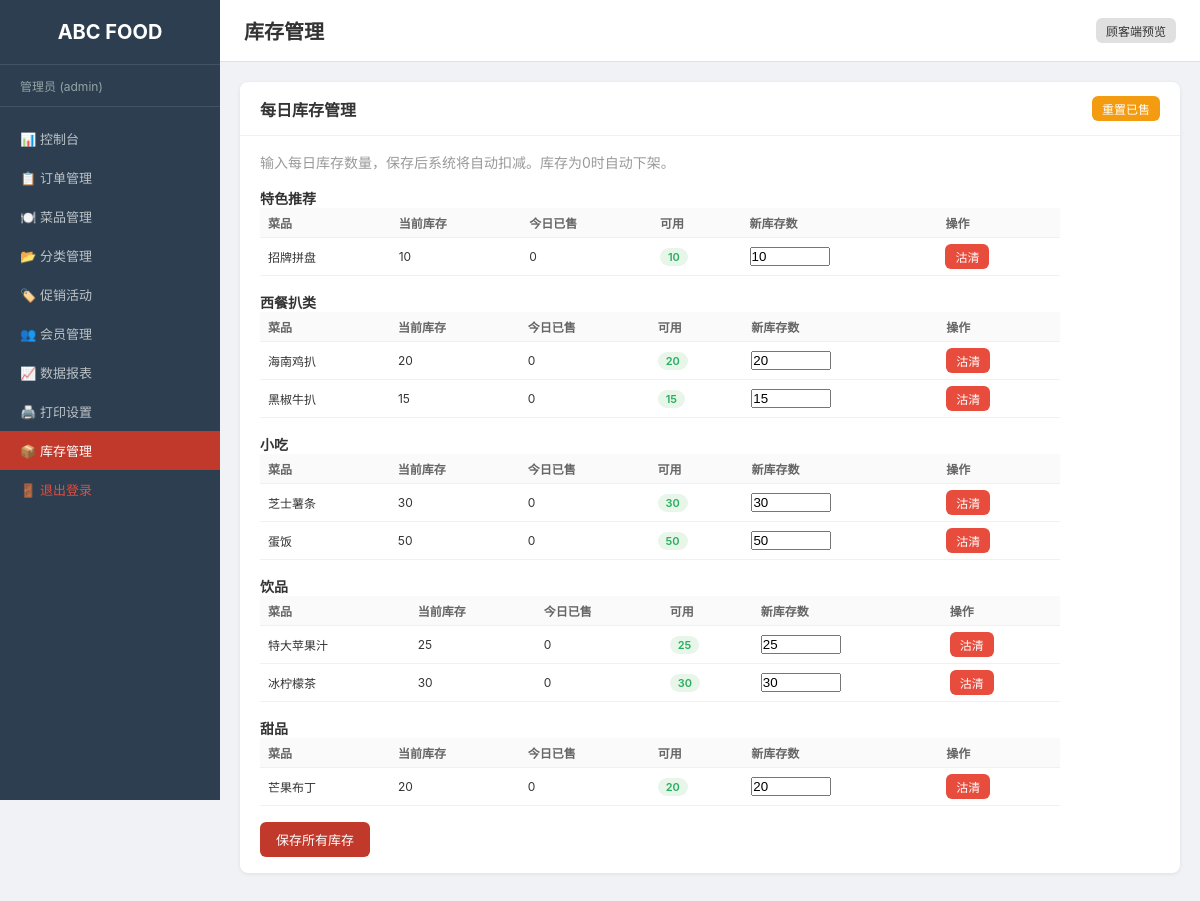
/admin/stock.php (signed in), run on the app's committed database.
### tables this page shows
CREATE TABLE IF NOT EXISTS dishes (
    id INT AUTO_INCREMENT PRIMARY KEY,
    store_id INT NOT NULL DEFAULT 1,
    category_id INT NOT NULL,
    name_zh VARCHAR(100) NOT NULL COMMENT '菜品名(华)',
    name_en VARCHAR(100) NOT NULL COMMENT '菜品名(英)',
    name_ms VARCHAR(100) NOT NULL COMMENT '菜品名(马来)',
    description_zh VARCHAR(500) DEFAULT NULL,
    description_en VARCHAR(500) DEFAULT NULL,
    description_ms VARCHAR(500) DEFAULT NULL,
    price DECIMAL(10,2) NOT NULL COMMENT '售价(RM)',
    image_url VARCHAR(255) DEFAULT NULL COMMENT '图片URL',
    spicy_level TINYINT DEFAULT 0 COMMENT '辣度0-5',
    is_hot TINYINT(1) DEFAULT 0 COMMENT '热门推荐',
    stock_daily INT DEFAULT 0 COMMENT '每日库存(管理员早晨输入)',
    stock_used_today INT DEFAULT 0 COMMENT '今日已售数量',
    stock_updated_date DATE DEFAULT NULL COMMENT '最后更新库存日期',
    is_available TINYINT(1) DEFAULT 1 COMMENT '上架状态',
    sort_order INT DEFAULT 0,
    created_at DATETIME DEFAULT CURRENT_TIMESTAMP,
    updated_at DATETIME DEFAULT CURRENT_TIMESTAMP ON UPDATE CURRENT_TIMESTAMP,
    FOREIGN KEY (store_id) REFERENCES stores(id),
    FOREIGN KEY (category_id) REFERENCES categories(id)
);

### includes/functions.php (called while the page is built, shortened)
<?php
function h(?string $str): string {
    return htmlspecialchars($str ?? '', ENT_QUOTES, 'UTF-8');
}

### admin/stock.php (the view, shortened to what this page needs)
<?php
require_once __DIR__ . '/../includes/admin_header.php';
$db = getDB();
$stmt = $db->prepare("SELECT d.*, c.name_zh as cat_name FROM dishes d LEFT JOIN categories c ON d.category_id = c.id WHERE d.store_id = 1 ORDER BY c.sort_order, d.sort_order");
$stmt->execute();
$dishes = $stmt->fetchAll();
$grouped = [];
foreach ($dishes as $d) {
    $cat = $d['cat_name'] ?? '未分类';
    $grouped[$cat][] = $d;
}
?>
<div class="card">
    <div class="card-header">
        <h3>每日库存管理</h3>
        <div class="header-actions">
            <a href="?reset_today=1" class="btn-warning btn-sm" onclick="return confirm('重置所有菜品今日已售数量?')">重置已售</a>
        </div>
    </div>
    <div class="card-body">
        <p class="text-muted">输入每日库存数量，保存后系统将自动扣减。库存为0时自动下架。</p>
        <form method="post" class="form">
            <?php foreach ($grouped as $catName => $items): ?>
                <h4 class="mt-2"><?= h($catName) ?></h4>
                <table class="table table-sm">
                    <thead><tr><th>菜品</th><th>当前库存</th><th>今日已售</th><th>可用</th><th>新库存数</th><th>操作</th></tr></thead>
                    <tbody>
                    <?php foreach ($items as $d): ?>
                        <?php $available = $d['stock_daily'] - $d['stock_used_today']; ?>
                        <tr>
                            <td><?= h($d['name_zh']) ?></td>
                            <td><?= $d['stock_daily'] ?></td>
                            <td><?= $d['stock_used_today'] ?></td>
                            <td>
                                <span class="badge badge-<?= $available > 0 ? 'success' : 'danger' ?>">
                                    <?= max(0, $available) ?>
                                </span>
                            </td>
                            <td><input type="number" name="stock[<?= $d['id'] ?>]" value="<?= $d['stock_daily'] ?>" style="width:80px" min="0"></td>
                            <td>
                                <?php if ($d['is_available']): ?>
                                    <a href="?sellout=<?= $d['id'] ?>" class="btn-sm btn-danger" onclick="return confirm('确认沽清?')">沽清</a>
                                <?php else: ?>
                                    <span class="text-danger">已下架</span>
                                <?php endif; ?>
                            </td>
                        </tr>
                    <?php endforeach; ?>
                    </tbody>
                </table>
            <?php endforeach; ?>
            <button type="submit" name="batch_update" class="btn-primary mt-2">保存所有库存</button>
        </form>
    </div>
</div>
<?php require_once __DIR__ . '/../includes/admin_footer.php'; ?>

### assets/css/admin.css (style rules this page uses)
* { margin: 0; padding: 0; box-sizing: border-box; }
body { font-family: -apple-system, BlinkMacSystemFont, 'Segoe UI', 'PingFang SC', 'Microsoft YaHei', sans-serif; background: #f0f2f5; color: #333; font-size: 14px; }
.header-actions { display: flex; gap: 8px; }
.card { background: #fff; border-radius: 8px; box-shadow: 0 1px 4px rgba(0,0,0,0.08); margin-bottom: 16px; }
.card-header { padding: 14px 20px; border-bottom: 1px solid #f0f0f0; display: flex; justify-content: space-between; align-items: center; }
.card-header h3 { font-size: 16px; }
.card-body { padding: 16px 20px; }
.table { width: 100%; border-collapse: collapse; }
.table th, .table td { padding: 8px 12px; text-align: left; border-bottom: 1px solid #f0f0f0; font-size: 13px; }
.table th { background: #fafafa; font-weight: 600; color: #666; font-size: 12px; text-transform: uppercase; }
.table-sm th, .table-sm td { padding: 6px 8px; font-size: 12px; }
.text-muted { color: #999; }
.badge { display: inline-block; padding: 2px 8px; border-radius: 10px; font-size: 11px; font-weight: 600; }
.badge-success { background: #e8f5e9; color: #27ae60; }
.btn-primary { background: #c0392b; color: #fff; border: none; padding: 8px 16px; border-radius: 6px; cursor: pointer; font-size: 13px; transition: background 0.2s; }
.btn-danger { background: #e74c3c; color: #fff; border: none; padding: 8px 16px; border-radius: 6px; cursor: pointer; font-size: 13px; }
.btn-warning { background: #f39c12; color: #fff; border: none; padding: 8px 16px; border-radius: 6px; cursor: pointer; font-size: 13px; }
.btn-sm { padding: 4px 10px; font-size: 12px; }
a.btn-primary, a.btn-secondary, a.btn-danger, a.btn-warning { display: inline-block; text-decoration: none; text-align: center; }
.form { max-width: 800px; }
.mt-2 { margin-top: 16px; }

### data on the page
dishes: name_zh "招牌拼盘", stock_daily "10", stock_used_today "0"
dishes: name_zh "海南鸡扒", stock_daily "20", stock_used_today "0"
dishes: name_zh "黑椒牛扒", stock_daily "15", stock_used_today "0"
dishes: name_zh "芝士薯条", stock_daily "30", stock_used_today "0"
dishes: name_zh "蛋饭", stock_daily "50", stock_used_today "0"
dishes: name_zh "特大苹果汁", stock_daily "25", stock_used_today "0"
dishes: name_zh "冰柠檬茶", stock_daily "30", stock_used_today "0"
dishes: name_zh "芒果布丁", stock_daily "20", stock_used_today "0"

### other printed values
$currentUser "管理员"
$currentRole "admin"
$pageTitle "库存管理"
$catName "特色推荐"
$catName "西餐扒类"
$catName "小吃"
$catName "饮品"
$catName "甜品"
